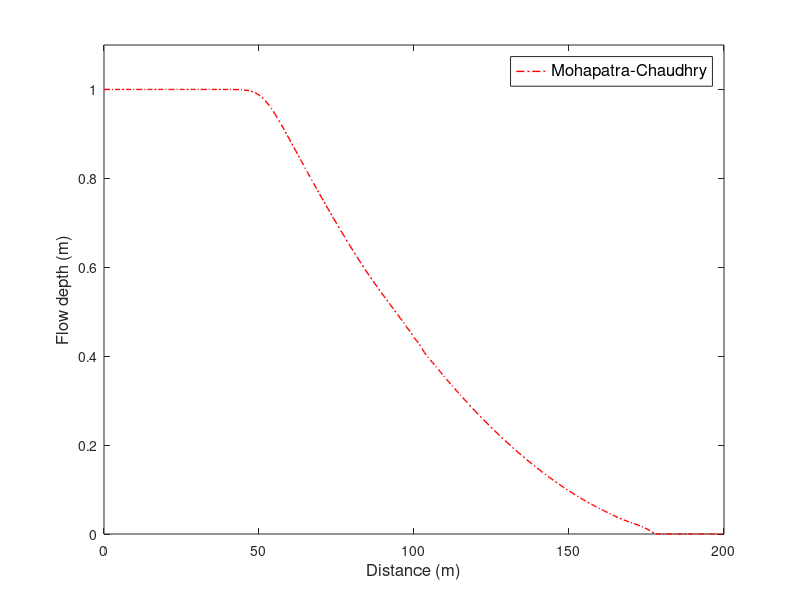

Here is the MATLAB script that generated this plot:
clc
clear all
close all

% input parameters
L = 200;       % channel length (m)
Tfinal = 15;   % final time (s)

dx=0.65;
x  = 0:dx:L;   % discretized space
Nx = length(x);% number of space points

g = 9.81;      % gravity
K = 0.5;        
Cn= 0.6;       % courant number

S0=0;          % bed slope
d0=10^(-323);

% boussinesq terms (adjust the value to apply the term in the equation)
% 1: boussinesq term is on
% 0: boussinesq term is off
b1 = 1;  
b2 = 1;  
b3 = 1;  

% initial condition (t=0)
for i=1:Nx
    u(i) = 0;
    if i<floor(Nx/2)
        e(i) = 1;
    else
        e(i)=0;
    end
    e(i)=max(e(i),-d0);
    h(i) = e(i)+d0;
end

t = 0;
dt = 0.7*Cn*dx/max(abs(u)+sqrt(g*h));
Nt=floor(Tfinal/dt)+1;
uh=u.*h;

for n=1:Nt
    %% PREDICTOR
    % boundary condition
    hp(1:3)=e(1:3)+d0;
    uhp(1:3)=uh(1:3);
    
    hp(Nx-2:Nx)=e(Nx-2:Nx)+d0;
    uhp(Nx-2:Nx)=uh(Nx-2:Nx);
    
    for i=4:Nx-3
        hp(i)=h(i)+ dt/(6*dx) *(uh(i+2) -8*uh(i+1) +7*uh(i));
    end
    
    for i=2:Nx-1
        Tp(i) = u(i)^2*h(i) + 0.5*g*h(i)^2 ...
            -b2*(1/3*u(i)*(h(i)^3) * (u(i+1)-2*u(i)+u(i-1))/dx^2) ...
            +b3*(1/3*h(i)^3 * ((u(i+1)-u(i-1))/(2*dx))^2);
    end
    
    for i=4:Nx-3
        uhp(i)=uh(i)+ dt/(6*dx) *(Tp(i+2) -8*Tp(i+1) +7*Tp(i))-dt*g*h(i)*S0;
    end
    
    % update left boundary
    hp(1:3)=e(1:3)+d0;
    uhp(1:3)=uh(1:3);
    % update right boundary
    hp(Nx-2:Nx)=e(Nx-2:Nx)+d0;
    uhp(Nx-2:Nx)=uh(Nx-2:Nx);
    
    for j=1:Nx
        if hp(j)>d0
            up(j) = uhp(j)/hp(j);
        else
            up(j)=0;
        end
    end
    
    ep = hp - d0;
    
    %% CORRECTOR
    hc=hp;uc=up;
    for i=4:Nx-3
        hc(i)=hp(i)+ dt/(6*dx) *(-uhp(i-2) +8*uhp(i-1) -7*uhp(i));
    end
    
    for i=2:Nx-1
        Tc(i) = up(i)^2*hp(i) + 0.5*g*hp(i)^2 ...
            -b2*(1/3*up(i)*(hp(i)^3) * (up(i+1)-2*up(i)+up(i-1))/dx^2) ...
            +b3*(1/3*hp(i)^3 * ((up(i+1)-up(i-1))/(2*dx))^2);
    end
    
    for i=4:Nx-3
        if hc(i)>d0
           uhc(i)=uhp(i)+ dt/(6*dx) *(-Tc(i-2) +8*Tc(i-1) -7*Tc(i))-dt*g*hp(i)*S0;
        else
           uhc(i)=0;
        end
    end
    
    % update left boundary
    hc(1:3)=e(1:3)+d0;
    uhc(1:3)=uh(1:3);
    % update right boundary
    hc(Nx-2:Nx)=e(Nx-2:Nx)+d0;%10^(-9);
    uhc(Nx-2:Nx)=uh(Nx-2:Nx);
    
    for j=1:Nx
        if hc(j)>d0
            uc(j) = uhc(j)/hc(j);
        else
            up(j)=0;
        end
    end
    
    ec = hc - d0;
    
    %% INTERMEDIATE
    hi= 0.5*(h + hc);
    for i=4:Nx-3
        if hi(i)>d0
            uhi(i)= 0.5*(uh(i) + uhc(i));
        else
            uhi(i)=0;
        end
    end
    
    % update left boundary
    hi(1:3)=e(1:3)+d0;
    uhi(1:3)=uh(1:3);
    % update right boundary
    hi(Nx-2:Nx)=e(Nx-2:Nx)+d0;
    uhi(Nx-2:Nx)=uh(Nx-2:Nx);
    
    for j=1:Nx
        if hi(j)>d0
            ui(j) = uhi(j)/hi(j);
        else
            ui(j)=0;
        end
    end
    
    ei = hi - d0;
    
    %% FINAL
    hf = hi;   
    
    for i=2:Nx-1
        B1(i) = b1*-1*hi(i)^3/(6*dx*dt)*(ui(i+1)-ui(i-1)-u(i+1)+u(i-1)); %%%%%%%%%%%%%%%%%%%%%%%%%%%% was WRONG
    end
    % update left boundary for B1
    B1(1:3)=0;
    % update right boundary for B1
    B1(Nx-2:Nx)=0;
    
    for i=4:Nx-3
        if hf(i)>d0
            uhf(i)= uhi(i) - dt/(2*dx)*(B1(i+1)-B1(i-1));
        else
            uhf(i)=0;
        end
    end
    
    % update left boundary
    hf(1:3)=e(1:3)+d0;
    uhf(1:3)=uh(1:3);
    % update right boundary
    hf(Nx-2:Nx)=e(Nx-2:Nx)+d0;%10^(-9);
    uhf(Nx-2:Nx)=uh(Nx-2:Nx);
    
    for j=1:Nx
        if hf(j)>d0
            uf(j) = uhf(j)/hf(j);
        else
            uf(j)=0;
        end
    end
    
    ef = hf - d0;
    
    % ARTIFICIAL VISCOSITY (see Jameson, et al. 1981)
    v=zeros(1,Nx);
    for i=2:Nx-1
        v(i) = abs(hf(i+1)-2*hf(i)+hf(i-1))/(abs(hf(i+1))+2*abs(hf(i))+abs(hf(i-1)));
    end
    
    for i=2:Nx-1
        vp = K*max(v(i+1), v(i));
        vm = K*max(v(i), v(i-1));
        ha(i) = hf(i) + vp*(hf(i+1)-hf(i)) - vm*(hf(i)-hf(i-1));
        if hf(i)>d0
            uha(i) = uhf(i) + vp*(uhf(i+1)-uhf(i)) - vm*(uhf(i)-uhf(i-1));
        else
            uha(i)=0;
        end
    end
    
    % update left boundary
    ha(1:3)=e(1:3)+d0;
    uha(1:3)=uh(1:3);
    % update right boundary
    ha(Nx-2:Nx)=e(Nx-2:Nx)+d0;%10^(-9);
    uha(Nx-2:Nx)=uh(Nx-2:Nx);
    
    h = ha;
    uh= uha;
    
    for j=1:Nx
        if h(j)>d0
            u(j) = uh(j)/h(j);
        else
            u(j)=0;
        end
    end
    
    e = h-d0;
    
    t = t+dt;
end

plot(x,h,'r-.','LineWidth',1)
axis([0 L 0 1.1])
xlabel('Distance (m)','fontsize',12)
ylabel('Flow depth (m)','fontsize',12)
legend('Mohapatra-Chaudhry','fontsize',12)